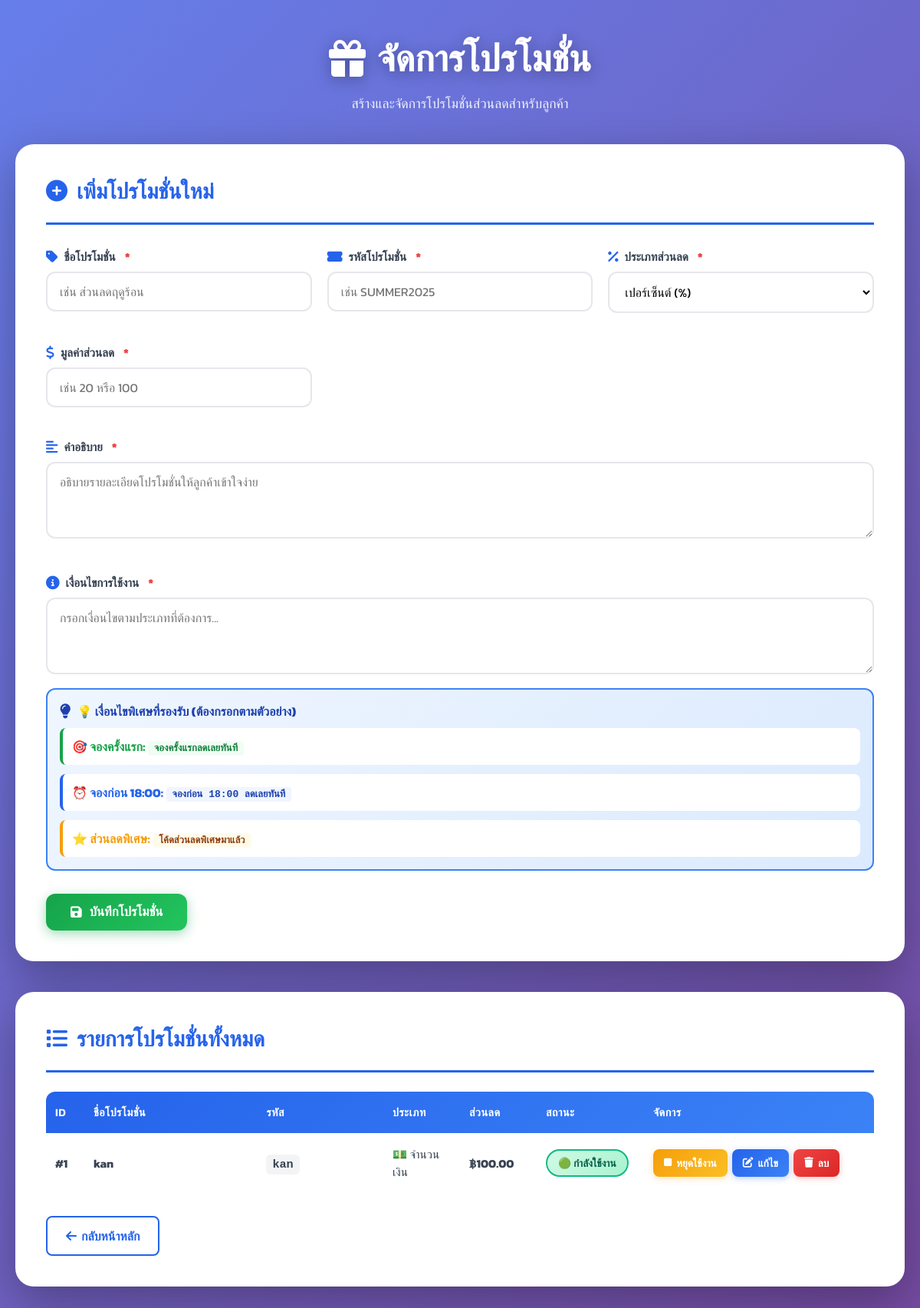
Screenshot of /promotion_manage.php (signed in) with the database file from the repository.
### tables this page shows
CREATE TABLE `tbl_promotion` (
  `PromotionID` int(11) NOT NULL AUTO_INCREMENT,  
  `PromoCode` varchar(50) NOT NULL,
  `PromoName` varchar(255) NOT NULL,
  `Description` text DEFAULT NULL,
  `DiscountType` enum('percent','fixed') NOT NULL,
  `DiscountValue` decimal(10,2) NOT NULL,
  `StartDate` datetime NOT NULL,
  `EndDate` datetime NOT NULL,
  `Conditions` text DEFAULT NULL,
  PRIMARY KEY (`PromotionID`)  
);

### promotion_manage.php (the view, shortened to what this page needs)
<?php
include 'db_connect.php';
$sql = "SELECT *,
        CASE
            WHEN CURRENT_TIMESTAMP BETWEEN StartDate AND EndDate THEN 'active'
            WHEN CURRENT_TIMESTAMP < StartDate THEN 'upcoming'
            ELSE 'expired'
        END AS StatusPromo
        FROM Tbl_Promotion
        ORDER BY StartDate DESC";
$result = $conn->query($sql);
?>
<!DOCTYPE html>
<html lang="th">
<head>
<link rel="stylesheet" href="https://cdnjs.cloudflare.com/ajax/libs/font-awesome/6.4.0/css/all.min.css">
</head>
<body>
<div class="container">
  <div class="header">
    <h1 class="header-title">
      <i class="fas fa-gift"></i>
      จัดการโปรโมชั่น
    </h1>
    <p class="header-subtitle">สร้างและจัดการโปรโมชั่นส่วนลดสำหรับลูกค้า</p>
  </div>
  <div class="form-card">
    <h2 class="form-title">
      <i class="fas fa-plus-circle"></i>
      เพิ่มโปรโมชั่นใหม่
    </h2>
    <form method="POST" action="promotion_save.php" id="promoForm">
      <div class="form-grid">
        <div class="form-group">
          <label>
            <i class="fas fa-tag"></i>
            ชื่อโปรโมชั่น
            <span class="required">*</span>
          </label>
          <input type="text" name="PromoName" placeholder="เช่น ส่วนลดฤดูร้อน" required>
        </div>
        <div class="form-group">
          <label>
            <i class="fas fa-ticket-alt"></i>
            รหัสโปรโมชั่น
            <span class="required">*</span>
          </label>
          <input type="text" name="PromoCode" placeholder="เช่น SUMMER2025" required>
        </div>
        <div class="form-group">
          <label>
            <i class="fas fa-percentage"></i>
            ประเภทส่วนลด
            <span class="required">*</span>
          </label>
          <select name="DiscountType" required>
            <option value="percent">เปอร์เซ็นต์ (%)</option>
          </select>
        </div>
        <div class="form-group">
          <label>
            <i class="fas fa-dollar-sign"></i>
            มูลค่าส่วนลด
            <span class="required">*</span>
          </label>
          <input type="number" name="DiscountValue" step="0.01" placeholder="เช่น 20 หรือ 100" required>
        </div>
        <div class="form-group full-width">
          <label>
            <i class="fas fa-align-left"></i>
            คำอธิบาย
            <span class="required">*</span>
          </label>
          <textarea name="Description" rows="3" placeholder="อธิบายรายละเอียดโปรโมชั่นให้ลูกค้าเข้าใจง่าย" required></textarea>
        </div>
        <div class="form-group full-width">
          <label>
            <i class="fas fa-info-circle"></i>
            เงื่อนไขการใช้งาน
            <span class="required">*</span>
          </label>
          <textarea name="Conditions" rows="3" placeholder="กรอกเงื่อนไขตามประเภทที่ต้องการ..." required></textarea>
          <div style="margin-top: 12px; padding: 16px; background: linear-gradient(135deg, #eff6ff, #dbeafe); border: 2px solid #3b82f6; border-radius: 12px;">
            <div style="font-weight: 700; color: #1e40af; margin-bottom: 10px; display: flex; align-items: center; gap: 8px;">
              <i class="fas fa-lightbulb" style="font-size: 1.2rem;"></i>
              💡 เงื่อนไขพิเศษที่รองรับ (ต้องกรอกตามตัวอย่าง)
            </div>
            <div style="display: grid; gap: 12px;">
              <div style="background: white; padding: 12px; border-radius: 8px; border-left: 4px solid #16a34a;">
                <strong style="color: #16a34a;">🎯 จองครั้งแรก:</strong>
                <code style="background: #f0fdf4; padding: 2px 8px; border-radius: 4px; color: #15803d; font-weight: 600;">จองครั้งแรกลดเลยทันที</code>
              </div>
              <div style="background: white; padding: 12px; border-radius: 8px; border-left: 4px solid #2563eb;">
                <strong style="color: #2563eb;">⏰ จองก่อน 18:00:</strong>
                <code style="background: #eff6ff; padding: 2px 8px; border-radius: 4px; color: #1e40af; font-weight: 600;">จองก่อน 18:00 ลดเลยทันที</code>
              </div>
              <div style="background: white; padding: 12px; border-radius: 8px; border-left: 4px solid #f59e0b;">
                <strong style="color: #f59e0b;">⭐ ส่วนลดพิเศษ:</strong>
                <code style="background: #fffbeb; padding: 2px 8px; border-radius: 4px; color: #92400e; font-weight: 600;">โค้ดส่วนลดพิเศษมาแล้ว</code>
              </div>
            </div>
          </div>
        </div>
      </div>
      <button type="submit" class="btn-submit" id="submitBtn">
        <i class="fas fa-save"></i>
        บันทึกโปรโมชั่น
      </button>
    </form>
  </div>
  <div class="table-card">
    <div class="table-header">
      <h2 class="table-title">
        <i class="fas fa-list"></i>
        รายการโปรโมชั่นทั้งหมด
      </h2>
    </div>
    <?php if ($result->num_rows > 0): ?>
      <table>
        <thead>
          <tr>
            <th style="width: 50px;">ID</th>
            <th>ชื่อโปรโมชั่น</th>
            <th>รหัส</th>
            <th style="width: 100px;">ประเภท</th>
            <th style="width: 100px;">ส่วนลด</th>
            <th style="width: 140px;">สถานะ</th>
            <th style="width: 300px;">จัดการ</th>
          </tr>
        </thead>
        <tbody>
          <?php while ($row = $result->fetch_assoc()): ?>
            <tr>
              <td><strong>#<?php echo $row['PromotionID']; ?></strong></td>
              <td><strong><?php echo htmlspecialchars($row['PromoName']); ?></strong></td>
              <td><code style="background: #f3f4f6; padding: 4px 8px; border-radius: 6px; font-weight: 600;"><?php echo htmlspecialchars($row['PromoCode']); ?></code></td>
              <td><?php echo $row['DiscountType'] == 'percent' ? '📊 เปอร์เซ็นต์' : '💵 จำนวนเงิน'; ?></td>
              <td><strong><?php echo $row['DiscountType'] == 'percent' ? $row['DiscountValue'].'%' : '฿'.$row['DiscountValue']; ?></strong></td>
              <td>
                <span class="status-badge status-<?php echo $row['StatusPromo']; ?>">
                  <?php
                    if ($row['StatusPromo'] == 'active') echo "🟢 กำลังใช้งาน";
                    elseif ($row['StatusPromo'] == 'upcoming') echo "🔵 รอเริ่ม";
                    else echo "🔴 หมดอายุ";
                  ?>
                </span>
              </td>
              <td>
                <div class="action-btns">
                  <?php if ($row['StatusPromo'] == 'active'): ?>
                    <a href="?stop=<?php echo $row['PromotionID']; ?>"
                       class="btn btn-warning"
                       onclick="return confirm('หยุดใช้งานโปรโมชั่นนี้ทันทีหรือไม่?')">
                       <i class="fas fa-stop"></i> หยุดใช้งาน
                    </a>
                  <?php endif; ?>
                  <a href="promotion_edit.php?id=<?php echo $row['PromotionID']; ?>" class="btn btn-primary">
                    <i class="fas fa-edit"></i> แก้ไข
                  </a>
                  <a href="?delete=<?php echo $row['PromotionID']; ?>"
                     class="btn btn-danger"
                     onclick="return confirm('แน่ใจหรือไม่ว่าต้องการลบโปรโมชั่นนี้?')">
                     <i class="fas fa-trash"></i> ลบ
                  </a>
                </div>
              </td>
            </tr>
          <?php endwhile; ?>
        </tbody>
      </table>
    <?php endif; ?>
    <a href="dashboard.php" class="btn btn-back">
      <i class="fas fa-arrow-left"></i> กลับหน้าหลัก
    </a>
  </div>
</div>
</body>
</html>

### rows the page displays
tbl_promotion: PromotionID "1", PromoName "kan", PromoCode "kan", DiscountType "💵 จำนวนเงิน", DiscountValue "100.00"
